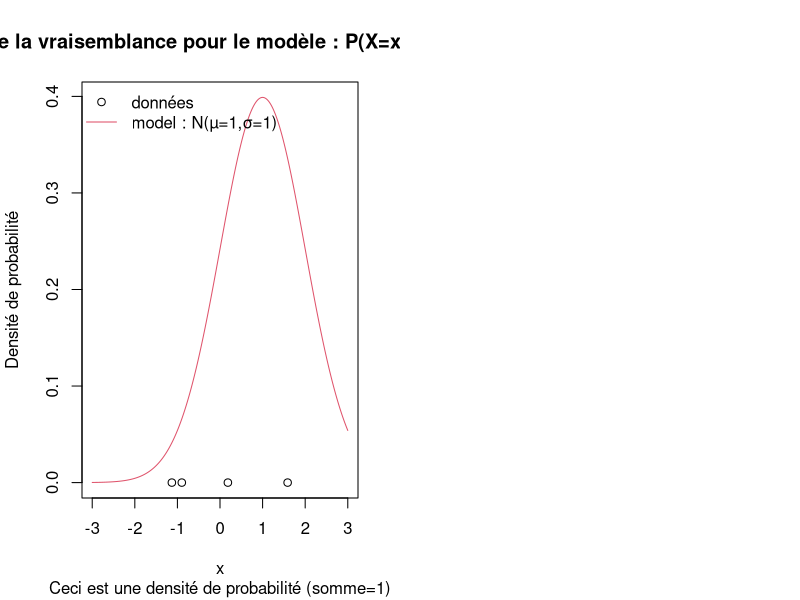

The R script that drew this image: (Note: this script raises an error after producing the figure.)
# speed = 10

# seed = 1
# seed = seed+1

X11(width=14, height=7)
# X11(width=10, height=5)

set.seed(2)
µ = 1
n = 4

sleep = T

x = sort(rnorm(n))
xlim = max(c(3,abs(x)))
xlim = c(-xlim, xlim)

xP = seq(xlim[1],xlim[2],length = 500)
P = dnorm(xP,mean = µ,sd = 1)
L = dnorm(x,mean = µ,sd = 1)

xL = seq(xlim[1]*0.7,xlim[2]*0.7,length = 500)
Lfunc = sapply(xL,function(mu)prod(dnorm(x,mean = mu,sd = 1)))

par(mfrow=c(1,2))
plot(xP, P, type='l', ylim=c(0,max(P)), xlab = 'x', ylab = "Densité de probabilité",col=2
     , main = paste0('Calule de la vraisemblance pour le modèle : P(X=x|N(µ=',µ,',σ=1))')
     , sub = 'Ceci est une densité de probabilité (somme=1)'
)
legend(x = 'topleft',lty=c(NA,1),pch=c(1,NA),legend = c('données',paste0('model : N(µ=',µ,',σ=1)')),col=c(1,2),bty='n')
points(x,rep(0,n))

if(sleep){Sys.sleep(3/speed)}

for(i in 1:n){
  segments(x0 = x[i],x1 = x[i],y0 = 0,y1 = dnorm(x[i],mean = µ,sd = 1),lty = 2)
  arrows(  x0 = x[i],x1 = xlim[1],y0 = L[i],y1 = L[i],lty = 2, length = 0.1)
  text(x = xlim[1], y = L[i]-max(P)/30,labels = round(L[i],2),adj=0)
  if(sleep){Sys.sleep(1/speed)}
}

mtext(paste0('L = ',paste(round(L,2),collapse = ' x ')," = ",signif(prod(L),2))
     ,side = 3,line = 0.25,cex = 1.5)

if(sleep){Sys.sleep(3/speed)}
plot(xL, Lfunc, type='n', ylim=c(0,max(Lfunc)*1.15), xlab = 'µ', ylab = "Vraissemblance", main = 'Fonction de vraissemblance', sub = "Ceci n'est PAS une densité de probabilité (somme!=1)")
mtext(paste0('Calule de la vraisemblance pour tous les modèles : N(µ= -2 à 2 , σ=1)')
      ,side = 3,line = 0.25,cex = 1
      )


points(µ,prod(L),col=2, pch=19)
segments(x0 = µ,x1 = µ,y0 = 0,y1 = prod(L),lty = 2)
arrows(  x0 = µ,x1 = min(xL),y0 = prod(L),y1 = prod(L),lty = 2, length = 0.1)
text(x = µ-diff(xlim)/100, y = 0,labels = paste0('µ=',µ), adj=1)
text(x = min(xL), y = prod(L)+max(Lfunc)/30,labels = signif(prod(L),2), adj=0,col=2)

if(sleep){Sys.sleep(1.5/speed)}
for(i in round(seq(1,length(xL),length = 30))){
  points(xL[i], Lfunc[i])
  if(sleep){Sys.sleep(0.2/speed)}
}
points(xL, Lfunc, type='l')
if(sleep){Sys.sleep(3/speed)}

arrows(  x0 = xL[which.max(Lfunc)],x1 = xL[which.max(Lfunc)],y0 = max(Lfunc),y1 = 0,lty = 1, length = 0.2, col='darkgreen',lwd=2)
text(x = xL[which.max(Lfunc)]+diff(xlim)/50, y = 0+max(Lfunc)/20,labels = paste0('MLE\n=',signif(xL[which.max(Lfunc)],1)),adj=0, col='darkgreen')

legend(x = 'topleft',legend = c('MLE : Maximum Likelihood Estimate'),text.col=c("darkgreen"),bty='n')

if(sleep){Sys.sleep(1.5/speed)}

LfuncTab = cbind.data.frame('xL'=xL,'Lfunc'=Lfunc,'i'=1:length(Lfunc))
LfuncTab$cumSum = cumsum(LfuncTab$Lfunc) / sum(LfuncTab$Lfunc)

CI = c( LfuncTab$xL[which.min(abs(LfuncTab$cumSum-0.025))] , LfuncTab$xL[which.min(abs(LfuncTab$cumSum-0.975))] )
x = xL[   xL> CI[1] & xL < CI[2]]
y = Lfunc[xL> CI[1] & xL < CI[2]]

polygon(x = c(x,rev(x)), y = c(y,rep(0,length(x))),border = NA,col = "orange")

points(µ,prod(L),col=2, pch=19)
segments(x0 = µ,x1 = µ,y0 = 0,y1 = prod(L),lty = 2)
arrows(  x0 = µ,x1 = min(xL),y0 = prod(L),y1 = prod(L),lty = 2, length = 0.1)
text(x = µ-diff(xlim)/100, y = 0,labels = paste0('µ=',µ), adj=1)
text(x = min(xL), y = prod(L)+max(Lfunc)/30,labels = signif(prod(L),2), adj=0,col=2)

i=round(seq(1,length(xL),length = 30))
points(xL[i], Lfunc[i])
points(xL, Lfunc, type='l')

arrows(  x0 = xL[which.max(Lfunc)],x1 = xL[which.max(Lfunc)],y0 = max(Lfunc),y1 = 0,lty = 1, length = 0.2, col='darkgreen',lwd=2)
text(x = xL[which.max(Lfunc)]+diff(xlim)/50, y = 0+max(Lfunc)/20,labels = paste0('MLE\n=',signif(xL[which.max(Lfunc)],1)),adj=0, col='darkgreen')

legend(x = 'topleft',border = NA,fill=c(NA,"orange"),legend = c('MLE : Maximum Likelihood Estimate', "IC à 95% basé sur le maximum de vraisemblance"),text.col=c("darkgreen", "black"),bg = 'white')

# print(sum(LfuncTab$Lfunc[LfuncTab$xL > CI[1] & LfuncTab$xL < CI[2]]) / sum(LfuncTab$Lfunc))
# print(seed)

